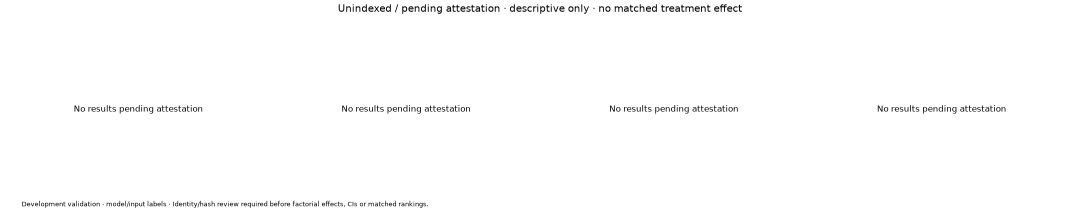
#> input picture reports/comparison/published-v0-v4/pending_attestation.png, 2160 x 420 px (shown at 1/2 size)
$ python -i preprocess.py   (imports and definitions only)   (older library calls are emulated)
#> lines starting #> are read from the running program, lines starting #| are printed output that depends on the picture
#> further down, picture is the input picture: shape (420, 2160, 3); min 0, max 255, mean 252.6
"""Deterministic BGR uint8 operators; all preserve pixel coordinates."""

import cv2
import numpy as np


def validate_image(image):
    if (
        not isinstance(image, np.ndarray)
        or image.dtype != np.uint8
        or image.ndim != 3
        or image.shape[2] != 3
        or min(image.shape[:2]) < 2
    ):
        raise ValueError("Expected a nonempty HxWx3 BGR uint8 image (at least 2x2)")


def quality(image):
    validate_image(image)
    # Threshold units are fixed to a maximum 512-pixel side, independent of source resolution.
    scale = min(1, 512 / max(image.shape[:2]))
#> scale = 0.237
    small = cv2.resize(image, None, fx=scale, fy=scale, interpolation=cv2.INTER_AREA)
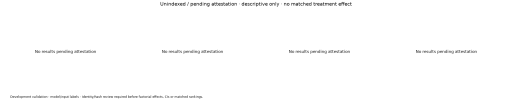
#> small: shape (100, 512, 3); min 77, max 255, mean 252.6
    gray = cv2.cvtColor(small, cv2.COLOR_BGR2GRAY)
    residual = gray.astype(np.float32) - cv2.medianBlur(gray, 3).astype(np.float32)
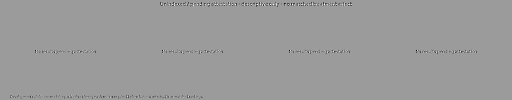
#> residual: shape (100, 512) float32; min -162, max 103, mean -0.6; drawn with min black and max white
    return {
        "brightness": float(gray.mean() / 255),
        "contrast": float(gray.std() / 255),
        "sharpness": float(cv2.Laplacian(gray, cv2.CV_64F).var()),
        "noise": float(np.median(np.abs(residual)) / (0.6745 * 255)),
        "black_fraction": float(np.mean(gray <= 3)),
        "white_fraction": float(np.mean(gray >= 252)),
    }


def gamma(image, gamma):
    lut = np.clip((np.arange(256) / 255) ** gamma * 255, 0, 255).astype(np.uint8)
    return cv2.LUT(image, lut)


# [4 lines left out: function clahe, not called in this run]


def denoise(image, strength):
    return cv2.fastNlMeansDenoisingColored(image, None, strength, strength, 7, 21)


def sharpen(image, amount, sigma):
    smooth = cv2.GaussianBlur(image, (0, 0), sigma)
    return cv2.addWeighted(image, 1 + amount, smooth, -amount, 0)


# [216 lines left out: functions local_shadow, local_contrast, routes_local_contrast, canny_edges, canny_detail, routes_canny_detail and 2 more, not called in this run]

>>> import cv2
>>> picture = cv2.imread('../../reports/comparison/published-v0-v4/pending_attestation.png')
>>> result = quality(picture)
#> result = {'brightness': 0.99, 'contrast': 0.0568, 'sharpness': 893, 'noise': 0, 'black_fraction': 0, 'white_fraction': 0.964}

$ run again, on reports/comparison/published-v0-v4/classes.png
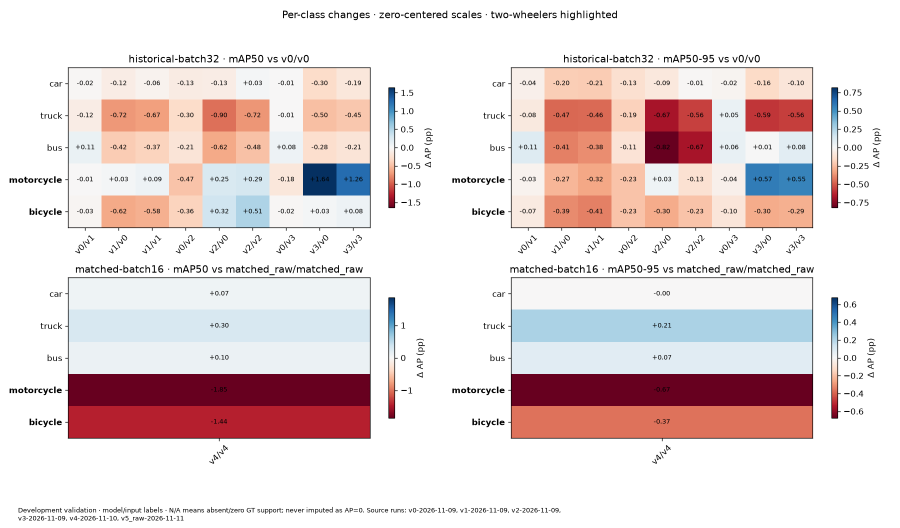
#> input picture reports/comparison/published-v0-v4/classes.png, 1800 x 1056 px (shown at 1/2 size)
#> picture is the input picture: shape (1056, 1800, 3); mean B, G, R 216.3, 216, 230.6
#> in quality, `gray = cv2.cvtColor(small, cv2.COLOR_BGR2GRAY)`:
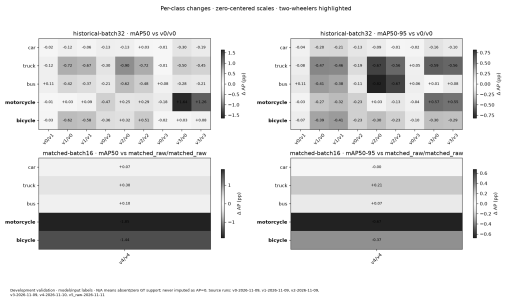
#> gray: shape (300, 512); min 17, max 255, mean 220.3
#> in quality, `residual = gray.astype(np.float32) - cv2.medianBlur(gray, 3).astype(np..`:
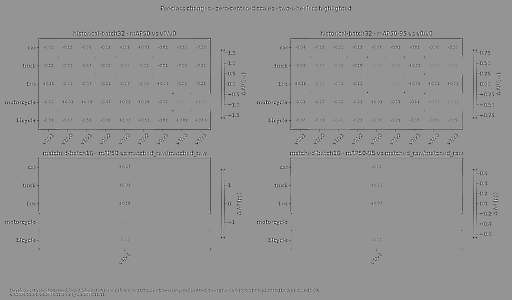
#> residual: shape (300, 512) float32; min -201, max 145, mean -2.2; drawn with min black and max white
#> result = {'brightness': 0.864, 'contrast': 0.234, 'sharpness': 3204.7, 'noise': 0, 'black_fraction': 0, 'white_fraction': 0.525}

$ run again, on reports/comparison/published-v0-v4/convergence.png
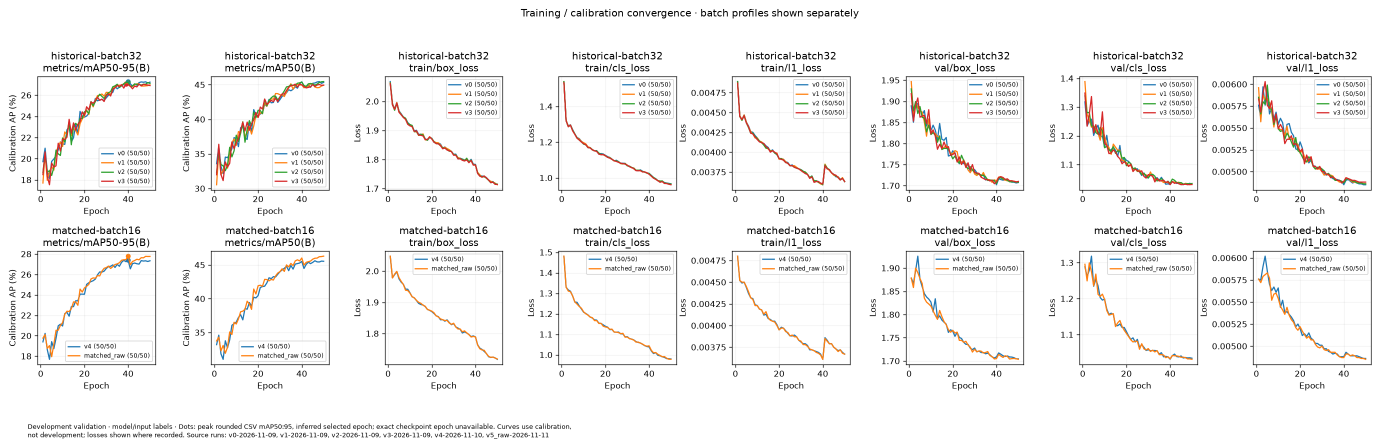
#> input picture reports/comparison/published-v0-v4/convergence.png, 2760 x 888 px (shown at 1/2 size)
#> picture is the input picture: shape (888, 2760, 3); mean B, G, R 243.6, 244.2, 245
#> in quality, `gray = cv2.cvtColor(small, cv2.COLOR_BGR2GRAY)`:
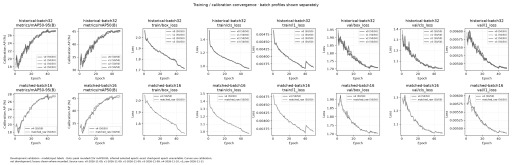
#> gray: shape (165, 512); min 86, max 255, mean 244.4
#> in quality, `residual = gray.astype(np.float32) - cv2.medianBlur(gray, 3).astype(np..`:
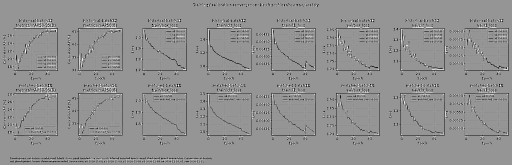
#> residual: shape (165, 512) float32; min -141, max 99, mean -3.9; drawn with min black and max white
#> result = {'brightness': 0.958, 'contrast': 0.0996, 'sharpness': 3426.1, 'noise': 0, 'black_fraction': 0, 'white_fraction': 0.759}

$ run again, on reports/comparison/published-v0-v4/cost.png
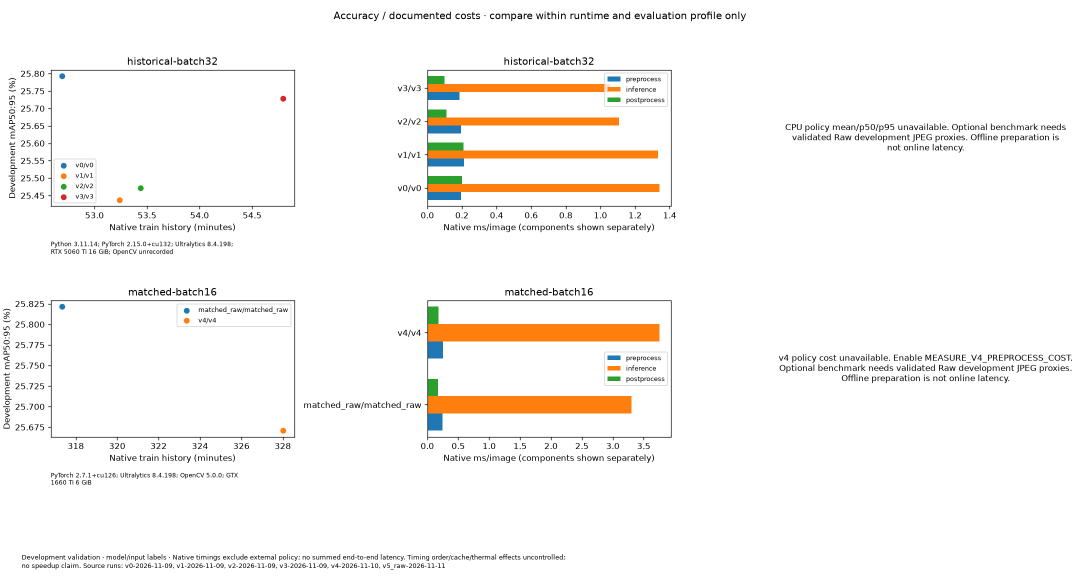
#> input picture reports/comparison/published-v0-v4/cost.png, 2160 x 1152 px (shown at 1/2 size)
#> picture is the input picture: shape (1152, 2160, 3); mean B, G, R 244.1, 246.8, 249.3
#> in quality, `gray = cv2.cvtColor(small, cv2.COLOR_BGR2GRAY)`:
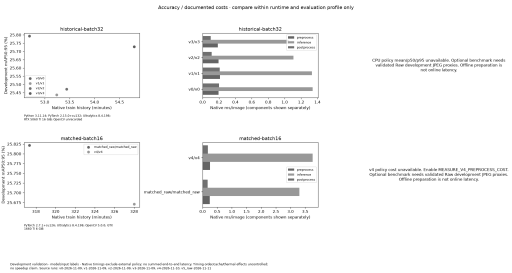
#> gray: shape (273, 512); min 75, max 255, mean 247.2
#> in quality, `residual = gray.astype(np.float32) - cv2.medianBlur(gray, 3).astype(np..`:
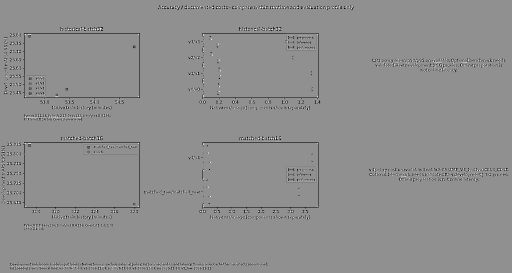
#> residual: shape (273, 512) float32; min -147, max 113, mean -1.8; drawn with min black and max white
#> result = {'brightness': 0.969, 'contrast': 0.0995, 'sharpness': 1943.8, 'noise': 0, 'black_fraction': 0, 'white_fraction': 0.885}
